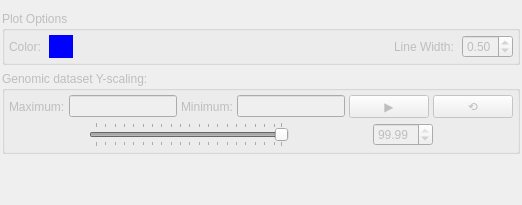
           <widget class="QWidget" name="genomicDataSettingTab">
            <attribute name="title">
             <string>2</string>
            </attribute>
            <layout class="QVBoxLayout" name="verticalLayout_6">
             <property name="leftMargin">
              <number>2</number>
             </property>
             <property name="rightMargin">
              <number>2</number>
             </property>
             <item>
              <widget class="QGroupBox" name="genomicDataSubPlotOptionsGBox">
               <property name="enabled">
                <bool>false</bool>
               </property>
               <property name="title">
                <string>Plot Options</string>
               </property>
               <layout class="QVBoxLayout" name="verticalLayout_8">
                <property name="spacing">
                 <number>4</number>
                </property>
                <property name="leftMargin">
                 <number>4</number>
                </property>
                <property name="topMargin">
                 <number>4</number>
                </property>
                <property name="rightMargin">
                 <number>4</number>
                </property>
                <property name="bottomMargin">
                 <number>4</number>
                </property>
                <item>
                 <layout class="QHBoxLayout" name="genomicDataLayout">
                  <item>
                   <widget class="QLabel" name="genomicDataColorLabel">
                    <property name="text">
                     <string>Color: </string>
                    </property>
                   </widget>
                  </item>
                  <item>
                   <widget class="QToolButton" name="genomicDataColorButton">
                    <property name="styleSheet">
                     <string notr="true">background-color: rgb(0, 0, 255);</string>
                    </property>
                    <property name="text">
                     <string/>
                    </property>
                    <property name="autoRaise">
                     <bool>true</bool>
                    </property>
                    <property name="arrowType">
                     <enum>Qt::NoArrow</enum>
                    </property>
                   </widget>
                  </item>
                  <item>
                   <spacer name="horizontalSpacer_2">
                    <property name="orientation">
                     <enum>Qt::Horizontal</enum>
                    </property>
                    <property name="sizeHint" stdset="0">
                     <size>
                      <width>40</width>
                      <height>20</height>
                     </size>
                    </property>
                   </spacer>
                  </item>
                  <item>
                   <widget class="QLabel" name="genomicDataLineWidthLabel">
                    <property name="text">
                     <string>Line Width: </string>
                    </property>
                   </widget>
                  </item>
                  <item>
                   <widget class="QDoubleSpinBox" name="genomicDataLineWidthSpinBox">
                    <property name="decimals">
                     <number>2</number>
                    </property>
                    <property name="maximum">
                     <double>5.000000000000000</double>
                    </property>
                    <property name="singleStep">
                     <double>0.100000000000000</double>
                    </property>
                    <property name="value">
                     <double>0.500000000000000</double>
                    </property>
                   </widget>
                  </item>
                 </layout>
                </item>
               </layout>
              </widget>
             </item>
             <item>
              <widget class="QGroupBox" name="genomicDataYScalingGroupBox">
               <property name="enabled">
                <bool>false</bool>
               </property>
               <property name="title">
                <string>Genomic dataset Y-scaling:</string>
               </property>
               <layout class="QVBoxLayout" name="verticalLayout_3">
                <property name="spacing">
                 <number>4</number>
                </property>
                <property name="leftMargin">
                 <number>4</number>
                </property>
                <property name="topMargin">
                 <number>4</number>
                </property>
                <property name="rightMargin">
                 <number>4</number>
                </property>
                <property name="bottomMargin">
                 <number>4</number>
                </property>
                <item>
                 <layout class="QHBoxLayout" name="genomicDataYScalingRangerLayout">
                  <item>
                   <widget class="QLabel" name="genomicDataYScalingMaxQLabel">
                    <property name="text">
                     <string>Maximum:</string>
                    </property>
                   </widget>
                  </item>
                  <item>
                   <widget class="QLineEdit" name="genomicDataYScalingMaxLineEdit"/>
                  </item>
                  <item>
                   <widget class="QLabel" name="genomicDataYScalingMinQLabel">
                    <property name="text">
                     <string>Minimum:</string>
                    </property>
                   </widget>
                  </item>
                  <item>
                   <widget class="QLineEdit" name="genomicDataYScalingMinLineEdit"/>
                  </item>
                  <item>
                   <widget class="QPushButton" name="genomicDataYScalingGoButton">
                    <property name="minimumSize">
                     <size>
                      <width>20</width>
                      <height>0</height>
                     </size>
                    </property>
                    <property name="toolTip">
                     <string>Update lower and upper limits</string>
                    </property>
                    <property name="text">
                     <string>▶</string>
                    </property>
                   </widget>
                  </item>
                  <item>
                   <widget class="QPushButton" name="genomicDataYScalingResetButton">
                    <property name="minimumSize">
                     <size>
                      <width>20</width>
                      <height>0</height>
                     </size>
                    </property>
                    <property name="toolTip">
                     <string>Reset to original upper and lower limits</string>
                    </property>
                    <property name="text">
                     <string>⟲</string>
                    </property>
                   </widget>
                  </item>
                 </layout>
                </item>
                <item>
                 <layout class="QHBoxLayout" name="genomicDataYScalingToolLayout">
                  <item>
                   <widget class="QSlider" name="genomicDataYScalingSlider">
                    <property name="sizePolicy">
                     <sizepolicy hsizetype="Minimum" vsizetype="Fixed">
                      <horstretch>0</horstretch>
                      <verstretch>0</verstretch>
                     </sizepolicy>
                    </property>
                    <property name="maximumSize">
                     <size>
                      <width>200</width>
                      <height>16777215</height>
                     </size>
                    </property>
                    <property name="value">
                     <number>99</number>
                    </property>
                    <property name="orientation">
                     <enum>Qt::Horizontal</enum>
                    </property>
                    <property name="tickPosition">
                     <enum>QSlider::TicksBothSides</enum>
                    </property>
                    <property name="tickInterval">
                     <number>5</number>
                    </property>
                   </widget>
                  </item>
                  <item>
                   <widget class="QDoubleSpinBox" name="genomicDataYScalingSpinBox">
                    <property name="sizePolicy">
                     <sizepolicy hsizetype="Maximum" vsizetype="Fixed">
                      <horstretch>0</horstretch>
                      <verstretch>0</verstretch>
                     </sizepolicy>
                    </property>
                    <property name="maximumSize">
                     <size>
                      <width>60</width>
                      <height>16777215</height>
                     </size>
                    </property>
                    <property name="wrapping">
                     <bool>false</bool>
                    </property>
                    <property name="keyboardTracking">
                     <bool>false</bool>
                    </property>
                    <property name="suffix">
                     <string/>
                    </property>
                    <property name="value">
                     <double>99.989999999999995</double>
                    </property>
                   </widget>
                  </item>
                 </layout>
                </item>
               </layout>
              </widget>
             </item>
             <item>
              <spacer name="verticalSpacer_2">
               <property name="orientation">
                <enum>Qt::Vertical</enum>
               </property>
               <property name="sizeHint" stdset="0">
                <size>
                 <width>20</width>
                 <height>40</height>
                </size>
               </property>
              </spacer>
             </item>
            </layout>
           </widget>
